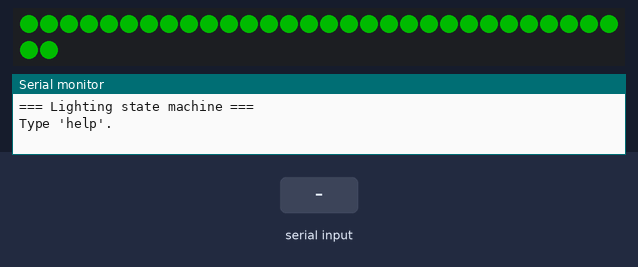
The sketch below on a simulated ESP32. Shown: 32 RGB LEDs in strip order, left to right, continuing on the next row, the last lines printed to the serial monitor. The inputs (shaded band) are chosen by the test bench. Dim RGB values are drawn brighter than linear.

Above: at 1.7 s.
1.8 s: "standby\n" received over Serial
At 2.5 s:
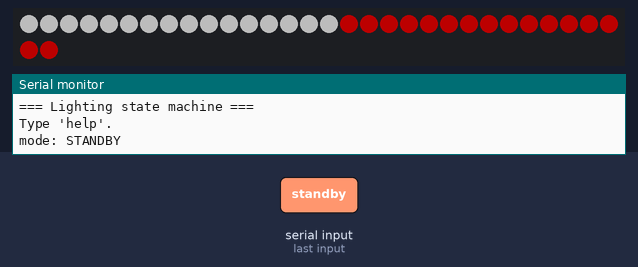
3.3 s: "pairing\n" received over Serial
At 3.75 s:
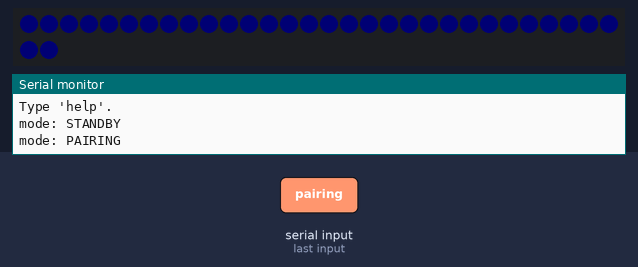
5.0 s: "kitt\n" received over Serial
At 5.24 s:
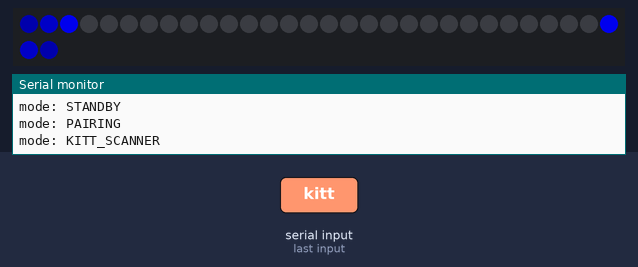
7.4 s: "help\n" received over Serial
At 9.06 s:
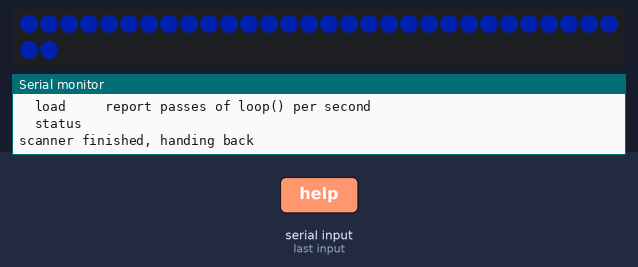
10.4 s: "disconnected\n" received over Serial
At 11.27 s:
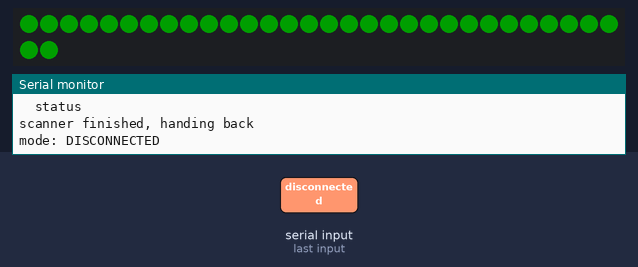

Measured:
- after the input at 1.8 s, the LEDs: change at once (image 1)
- after the input at 3.3 s, the LEDs: first change at once (image 2 shows a later state)
- after the input at 5.0 s, the LEDs: change after 0.09 s (image 3)
- after the input at 10.4 s, the LEDs: first change at once (image 5 shows a later state)

The sketch:

a4a_led_state_machine.ino
```cpp
/*
  a4a_led_state_machine.ino
  Porpoise Robotics - Pathfinder advanced course, Lesson 4

  WHAT THIS PROGRAM DOES
  ----------------------
  Runs the lighting state machine out of Pathfinder_Op_Program12, on its own,
  driven from the serial console instead of from a controller. Type a mode name
  and watch the LEDs. Nothing moves.

  BEFORE YOU CAN COMPILE THIS
  ---------------------------
  Board package: "esp32_bluepad32" by Ricardo Quesada, version 4.1.0
    Tools > Board > esp32_bluepad32 > "ESP32 Dev Module".
  Library: "Adafruit NeoPixel" by Adafruit.

  COMMANDS (115200 baud)
  ----------------------
    disconnected | standby | pairing | kitt
    bright | dim | lights on | lights off
    load             report how long a pass of loop() takes
    status

  WHAT A STATE MACHINE IS, AND WHY LIGHTING NEEDS ONE
  ---------------------------------------------------
  The vehicle is always in exactly ONE lighting mode. Each mode knows how to
  draw itself and when to hand over to another. Written as an enum and a switch
  rather than a pile of booleans, two useful properties fall out:

    - Two modes can never be half-on at once, because there is one variable.
    - Adding a mode is one enum value and one branch, not a new combination to
      test against every existing flag.

  Op 12 has six: DISCONNECTED, STANDBY, TURN_LEFT, TURN_RIGHT, PAIRING and
  KITT_SCANNER. This sketch has four of them.

  EVERY ANIMATION IS NON-BLOCKING
  -------------------------------
  Not one function in here calls delay(). Each checks the clock, returns
  immediately if it is not time yet, and draws exactly one frame when it is:

        if (now - last_update < INTERVAL) return;
        last_update = now;

  That is what lets the vehicle drive, read its controller and animate at the
  same time. An animation written with delay() would stop the vehicle dead for
  the length of the animation - which is precisely what the old System Test
  program did, freezing the vehicle for two seconds while holding whatever
  motor command was last set.

  DIRTY FLAGS FOR THE STATIC STATES
  ---------------------------------
  STANDBY is not an animation. It is one picture that only changes when the
  headlights or the running lights change. Redrawing it every pass would push
  32 LEDs out thousands of times a second for nothing.

  So it has a "dirty" flag. Anything that alters the picture sets it, and the
  state machine only redraws when it is set. Op 11.2 pushed standby lighting on
  every single pass of loop(); Op 12 added standby_dirty to stop that.

  WHAT TO TRY
  -----------
  1. Switch between the modes and watch the handover.
  2. Type "load" in each mode. Which mode costs the most time per pass?
  3. In "standby", type "bright" and "dim" and watch when the redraw happens.
  4. Comment out the "standby_dirty = false" at the end of setStandbyLighting
     and check "load" again. How much did that one line cost?
  5. Add a fifth mode of your own: a slow red pulse called ALARM.
*/

#include <Adafruit_NeoPixel.h>

// ===================================================================
// CONFIGURATION
// ===================================================================

const int LED_PIN  = 5;
const int NUM_LEDS = 32;

const int FRONT_LAST = 15;
const int REAR_LAST  = 31;

const uint8_t HEADLIGHT_DIM    = 77;
const uint8_t HEADLIGHT_BRIGHT = 255;
const uint8_t TAILLIGHT_LEVEL  = 77;

const int BREATHE_PERIOD_MS = 2000;
const uint8_t BREATHE_MAX   = 77;

const int     KITT_SPEED_MS   = 35;
const int     KITT_CYCLES     = 3;
const int     KITT_TAIL       = 3;
const uint8_t KITT_BRIGHTNESS = 200;
const uint8_t KITT_R = 0, KITT_G = 0, KITT_B = 255;

enum LEDMode { DISCONNECTED, STANDBY, PAIRING, KITT_SCANNER };

// ===================================================================
// STATE
// ===================================================================

Adafruit_NeoPixel strip(NUM_LEDS, LED_PIN, NEO_GRB + NEO_KHZ800);

LEDMode led_mode = DISCONNECTED;
bool full_headlights   = false;
bool running_lights_on = true;
bool standby_dirty     = true;

unsigned long breathe_time = 0;
unsigned long kitt_time = 0;
int kitt_pos = 0, kitt_dir = 1, kitt_cycles_done = 0;
LEDMode kitt_return_mode = STANDBY;

bool report_load = false;
unsigned long load_window_start = 0;
long load_passes = 0;

String input_line = "";

// ===================================================================
// COLOR HELPERS
// ===================================================================

uint32_t rgb(uint8_t r, uint8_t g, uint8_t b) {
  return strip.Color(r, g, b);
}

// Scales a packed color toward black. 255 leaves it alone, 0 turns it off.
uint32_t scaleColor(uint32_t color, uint8_t scale) {
  uint8_t r = (uint8_t)(color >> 16);
  uint8_t g = (uint8_t)(color >> 8);
  uint8_t b = (uint8_t)color;
  return strip.Color((r * scale) / 255, (g * scale) / 255, (b * scale) / 255);
}

void fillRange(int first, int count, uint32_t color) {
  for (int i = first; i < first + count && i < NUM_LEDS; i++) {
    strip.setPixelColor(i, color);
  }
}

/*
  An 8-bit sine: feed it 0..255 for one full turn and it returns 0..255 with
  128 as the midpoint. Op 11.2 got this free from FastLED; Op 12 writes it out,
  which makes the math visible instead of magic.
*/
uint8_t sine8(uint8_t theta) {
  float radians = (theta / 256.0f) * 2.0f * PI;
  return (uint8_t)(128.0f + 127.0f * sinf(radians));
}

// ===================================================================
// THE MODES
// ===================================================================

// STANDBY: one static picture. Redrawn only when the dirty flag is set.
void setStandbyLighting() {
  strip.clear();

  if (running_lights_on) {
    uint8_t level = full_headlights ? HEADLIGHT_BRIGHT : HEADLIGHT_DIM;
    fillRange(0, 16, rgb(level, level, level));
    fillRange(16, 16, rgb(TAILLIGHT_LEVEL, 0, 0));
  }

  strip.show();
  standby_dirty = false;
}

// DISCONNECTED: a slow green pulse while looking for a controller.
void updateDisconnectedLighting(unsigned long now) {
  static unsigned long last_update = 0;
  if (now - last_update < 10) return;
  last_update = now;

  uint8_t level = map(sine8(now / 16), 0, 255, 30, 80);
  fillRange(0, NUM_LEDS, rgb(0, level, 0));
  strip.show();
}

// PAIRING: blue breathing.
void updatePairingBreathing(unsigned long now) {
  if (now - breathe_time < 20) return;
  breathe_time = now;

  uint8_t phase = (uint8_t)((now % BREATHE_PERIOD_MS) * 255 / BREATHE_PERIOD_MS);
  uint8_t level = map(sine8(phase), 0, 255, 0, BREATHE_MAX);

  fillRange(0, NUM_LEDS, scaleColor(rgb(0, 50, 255), level));
  strip.show();
}

/*
  KITT: one bright dot with a fading tail, mirrored front to rear. The LED
  directly behind front LED p is always REAR_LAST - p.
*/
void drawKittFrame() {
  strip.clear();

  uint32_t base = scaleColor(rgb(KITT_R, KITT_G, KITT_B), KITT_BRIGHTNESS);

  for (int tail = 0; tail <= KITT_TAIL; tail++) {
    int pos = kitt_pos - (kitt_dir * tail);
    if (pos < 0 || pos > FRONT_LAST) continue;

    uint32_t color = scaleColor(base, 255 >> tail);
    strip.setPixelColor(pos, color);
    strip.setPixelColor(REAR_LAST - pos, color);
  }

  strip.show();
}

void startKittScanner() {
  // Remember what we were showing, so we can go back to it afterwards.
  if (led_mode != KITT_SCANNER) kitt_return_mode = led_mode;

  led_mode = KITT_SCANNER;
  kitt_time = 0;
  kitt_pos = 0;
  kitt_dir = 1;
  kitt_cycles_done = 0;
}

// ===================================================================
// THE STATE MACHINE
// ===================================================================

/*
  Called once per pass of loop(). Exactly one branch runs, and none of them
  block.
*/
void updateLighting(unsigned long now) {
  switch (led_mode) {

    case PAIRING:
      updatePairingBreathing(now);
      break;

    case DISCONNECTED:
      updateDisconnectedLighting(now);
      break;

    case KITT_SCANNER:
      if (now - kitt_time < (unsigned long)KITT_SPEED_MS) return;
      kitt_time = now;

      drawKittFrame();

      kitt_pos += kitt_dir;
      if (kitt_pos >= FRONT_LAST) {
        kitt_pos = FRONT_LAST;
        kitt_dir = -1;
      } else if (kitt_pos <= 0) {
        kitt_pos = 0;
        kitt_dir = 1;

        kitt_cycles_done++;
        if (kitt_cycles_done >= KITT_CYCLES) {
          led_mode = kitt_return_mode;
          standby_dirty = true;
          Serial.println(F("scanner finished, handing back"));
        }
      }
      break;

    case STANDBY:
      if (standby_dirty) setStandbyLighting();
      break;
  }
}

// ===================================================================
// SETUP AND LOOP
// ===================================================================

void setup() {
  Serial.begin(115200);
  delay(500);

  strip.begin();
  strip.setBrightness(255);
  strip.clear();
  strip.show();

  Serial.println();
  Serial.println(F("=== Lighting state machine ==="));
  Serial.println(F("Type 'help'."));
}

void loop() {
  unsigned long now = millis();
  load_passes++;

  handleSerial();
  updateLighting(now);

  if (report_load && now - load_window_start >= 1000) {
    Serial.printf("%ld passes of loop() in the last second\n", load_passes);
    load_passes = 0;
    load_window_start = now;
  }
}

void handleSerial() {
  while (Serial.available() > 0) {
    char c = (char)Serial.read();
    if (c == '\n' || c == '\r') {
      if (input_line.length() > 0) {
        runCommand(input_line);
        input_line = "";
      }
    } else if (c >= 32 && c < 127 && input_line.length() < 40) {
      input_line += c;
    }
  }
}

void runCommand(String line) {
  line.trim();
  line.toLowerCase();

  if (line == "help") {
    Serial.println(F("  disconnected | standby | pairing | kitt"));
    Serial.println(F("  bright | dim | lights on | lights off"));
    Serial.println(F("  load     report passes of loop() per second"));
    Serial.println(F("  status"));

  } else if (line == "disconnected") {
    led_mode = DISCONNECTED;
    Serial.println(F("mode: DISCONNECTED"));

  } else if (line == "standby") {
    led_mode = STANDBY;
    standby_dirty = true;
    Serial.println(F("mode: STANDBY"));

  } else if (line == "pairing") {
    led_mode = PAIRING;
    breathe_time = millis();
    Serial.println(F("mode: PAIRING"));

  } else if (line == "kitt") {
    startKittScanner();
    Serial.println(F("mode: KITT_SCANNER"));

  } else if (line == "bright") {
    full_headlights = true;
    standby_dirty = true;
    Serial.println(F("headlights bright"));

  } else if (line == "dim") {
    full_headlights = false;
    standby_dirty = true;
    Serial.println(F("headlights dim"));

  } else if (line == "lights on") {
    running_lights_on = true;
    standby_dirty = true;
    Serial.println(F("running lights on"));

  } else if (line == "lights off") {
    running_lights_on = false;
    standby_dirty = true;
    Serial.println(F("running lights off"));

  } else if (line == "load") {
    report_load = !report_load;
    load_passes = 0;
    load_window_start = millis();
    Serial.println(report_load ? F("load reporting on") : F("load reporting off"));

  } else if (line == "status") {
    const char *names[] = { "DISCONNECTED", "STANDBY", "PAIRING", "KITT_SCANNER" };
    Serial.printf("mode %s, headlights %s, running lights %s, dirty %s\n",
                  names[led_mode],
                  full_headlights ? "bright" : "dim",
                  running_lights_on ? "on" : "off",
                  standby_dirty ? "yes" : "no");

  } else {
    Serial.println(F("Unknown. Type 'help'."));
  }
}
```
